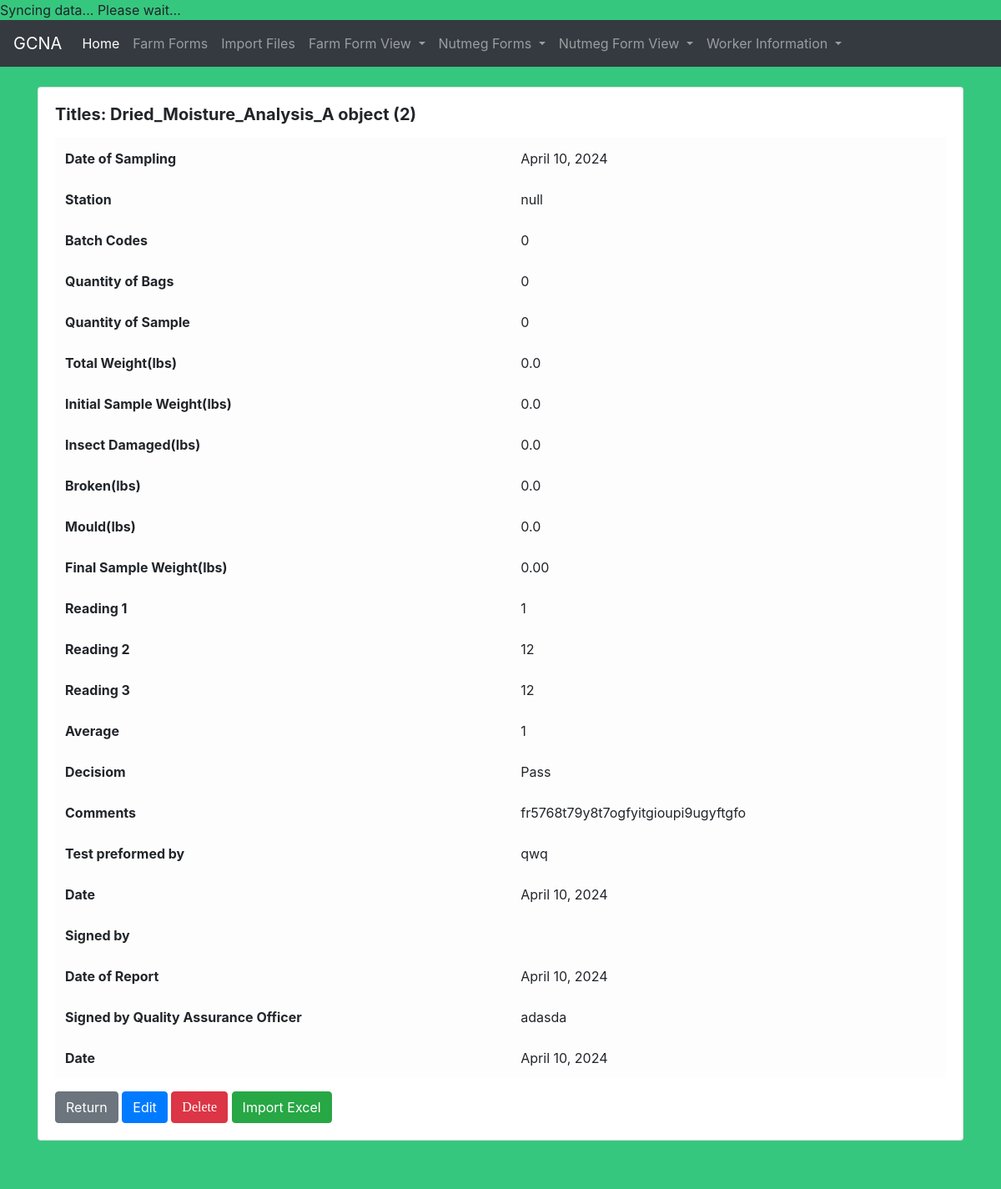
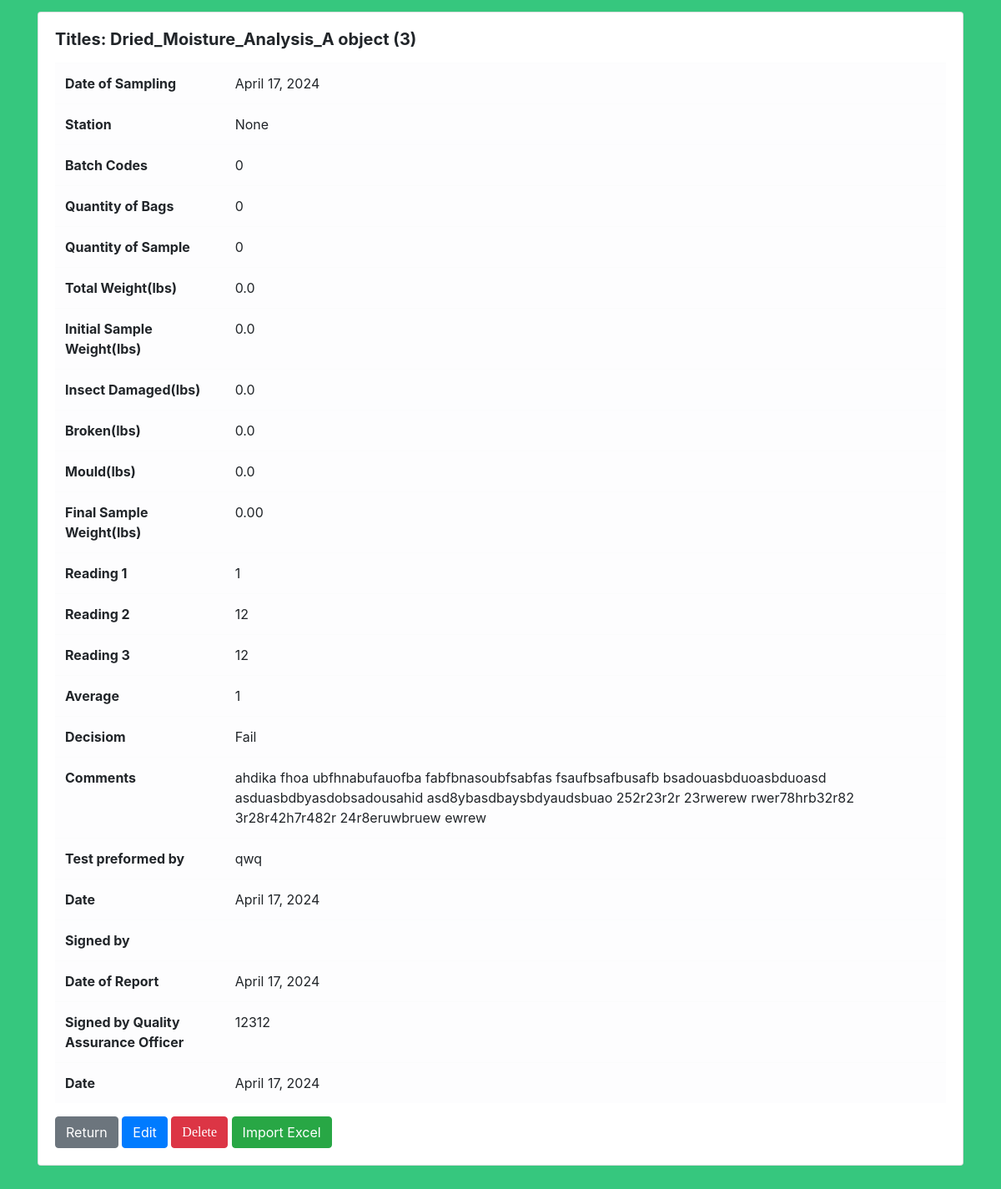
The page /viewDA/ on the database its author committed (2 pictures, top to bottom).
### gcna_data/models.py (models this page shows)
class Dried_Moisture_Analysis_A(models.Model):
    DECISION_MADE = [
        ('', 'What was the decision made?'),
        ('Pass', 'Pass'),
        ('Fail', 'Fail'),
    ]
    Worker_ID_No = models.CharField(max_length=50, null=True,blank=True)
    Worker_ID_Name = models.CharField(max_length=50, null=True,blank=True)
    DATE_CREATED = models.DateField('Date of Sampling',null=True,)
    DATE_OF_SAMPLING = models.DateField('Date of Sampling',null=True,  blank=True)
    STATION= models.CharField(max_length=50, null=True,  blank=True)
    BATCH_CODE= models.CharField(max_length=50, null=True,  blank=True)
    Quantity_of_Bags= models.IntegerField(default= 0,  blank=True)
    Quantity_of_Sample= models.IntegerField(default= 0,  blank=True)
    Total_Weight = models.FloatField(default= 0,  blank=True)
    Initial_Sample_Weight= models.FloatField(default= 0,  blank=True)
    Insect_Damaged = models.FloatField(default= 0,  blank=True)
    Broken= models.FloatField(default= 0,  blank=True)
    Mould= models.FloatField(default= 0,  blank=True)
    Final_Sample_Weight= models.DecimalField(default= 0,decimal_places=2,max_digits= 30,  blank=True)
    READING_1= models.CharField(max_length=50, null=True,  blank=True)
    READING_2= models.CharField(max_length=50, null=True,  blank=True)
    READING_3 = models.CharField(max_length=50, null=True,  blank=True)
    AVERAGE= models.CharField(max_length=50, null=True,  blank=True)
    DECISION = models.CharField(max_length=50,choices=DECISION_MADE,null=True,  blank=True)
    Comments = models.TextField(blank=True)
    TEST_PERFORMED_BY = models.CharField(max_length=50, null=True,  blank=True)
    DATE= models.DateField('Current Date',null=True,  blank=True)
    APPROVED_BY = models.CharField(max_length=50, null=True,  blank=True)
    DATE_OF_REPORT= models.DateField('Date of Report',null=True,  blank=True)
    SIGNED_BY_QUALITY_ASSURANCE_OFFICER = models.CharField(max_length=50, null=True,  blank=True)
    DATE= models.DateField('Current Date',null=True,  blank=True)

### gcna_data/views.py (the view)
# urls.py: path("viewDA/", views.dried_A_Form, name="view_driedA"),
def dried_A_Form(request):
	dried_A_list = Dried_Moisture_Analysis_A.objects.all()
	return render(request,'gcna/view_driedA.html',{'dried_A_list': dried_A_list})

### gcna_data/templates/gcna/view_driedA.html (shortened to what this page needs)
{% extends 'gcna/base.html' %}
{% block content%}
{% for dried in dried_A_list %}
<div class="card">
  <div class="card-body">
    <h5 class="card-title"><strong>Titles: {{ dried }}</strong>
  </h5>
    <p class="card-text">
        <table id="vertical-1" class="table table-hover table-light">
         <tr>
            <th>Date of Sampling</th>
            <td>{{ dried.DATE_OF_SAMPLING }}</td>
        </tr>
        <tr>
            <th>Station</th>
            <td>{{ dried.STATION }}</td>
        </tr>
        <tr>
            <th>Batch Codes</th>
            <td>{{ dried.BATCH_CODE }}</td>
        </tr>
        <tr>
            <th>Quantity of Bags</th>
            <td>{{ dried.Quantity_of_Bags }}</td>
        </tr>
        <tr>
            <th>Quantity of Sample</th>
            <td>{{ dried.Quantity_of_Sample }}</td>
        </tr>
        <tr>
            <th>Total Weight(lbs)</th>
            <td>{{ dried.Total_Weight }}</td>
        </tr>
        <tr>
            <th>Initial Sample Weight(lbs)</th>
            <td>{{ dried.Initial_Sample_Weight }}</td>
        </tr>
        <tr>
            <th>Insect Damaged(lbs)</th>
            <td>{{ dried.Insect_Damaged }}</td>
        </tr>
        <tr>
            <th>Broken(lbs)</th>
            <td>{{ dried.Broken }}</td>
        </tr>
        <tr>
            <th>Mould(lbs)</th>
            <td>{{ dried.Mould }}</td>
        </tr>
        <tr>
            <th>Final Sample Weight(lbs)</th>
            <td>{{ dried.Final_Sample_Weight }}</td>
        </tr>
        <tr>
            <th>Reading 1</th>
            <td>{{ dried.READING_1 }}</td>
        </tr>
        <tr>
            <th>Reading 2</th>
            <td>{{ dried.READING_2 }}</td>
        </tr>
        <tr>
            <th>Reading 3</th>
            <td>{{ dried.READING_3 }}</td>
        </tr>
        <tr>
            <th>Average</th>
            <td>{{ dried.AVERAGE }}</td>
        </tr>
        <tr>
            <th>Decisiom</th>
            <td>{{ dried.DECISION }}</td>
        </tr>
        <tr>
            <th>Comments</th>
            <td>{{ dried.Comments }}</td>
        </tr>
        <tr>
            <th>Test preformed by</th>
            <td>{{ dried.TEST_PERFORMED_BY }}</td>
        </tr>
        <tr>
            <th>Date</th>
            <td>{{ dried.DATE }}</td>
        </tr>
        <tr>
            <th>Signed by</th>
            <td>{{ dried.SIGNED_BY }}</td>
        </tr>
        <tr>
            <th>Date of Report</th>
            <td>{{ dried.DATE_OF_REPORT }}</td>
        </tr>
        <tr>
            <th>Signed by Quality Assurance Officer</th>
            <td>{{ dried.SIGNED_BY_QUALITY_ASSURANCE_OFFICER }}</td>
        </tr>
                <tr>
            <th>Date</th>
            <td>{{ dried.DATE }}</td>
        </tr>
    </table>
                    </p>
            <a href="{% url 'adhome' %}" class="btn btn-secondary">Return</a>
                         <a href="{% url 'edit_dried_A' dried.pk %}" class="btn btn-primary">Edit</a>
     <form action="{% url 'delete_dried_A' dried.pk %}" method="POST" style="display: inline-block;">
        <button type="submit" class="btn btn-danger">Delete</button>
    </form>
    <a href="{% url 'import_data1' %}" class="btn btn-success">Import Excel</a>
 </div>        </div>
<br>
<br>
<br>
{% endfor %}
{% endblock %}

### gcna_data/templates/gcna/base.html (shortened to what this page needs)
{% load static %}
{% load pwa %}
<!doctype html>
<html lang="en">
       <div id="loadingSpinner">Syncing data... Please wait...</div>
    <link rel="stylesheet" href="https://cdn.jsdelivr.net/npm/bootstrap@4.3.1/dist/css/bootstrap.min.css">
     <link rel="stylesheet" href="style.css">
  </head>
  <body style="background-color: rgba(4, 185, 94, 0.8);">
{% include 'gcna/nav.html' %}
<br>
<div class="container">
	{% block content%}
	{% endblock %}
  </div>
  </body>
</html>

### gcna_data/templates/gcna/nav.html (shortened to what this page needs)
<nav class="navbar navbar-expand-lg navbar-dark bg-dark">
  <a class="navbar-brand" href="{% url 'home' %}">GCNA</a>
  <div class="collapse navbar-collapse" id="navbarSupportedContent">
    <ul class="navbar-nav mr-auto">
      <li class="nav-item active">
        <a class="nav-link" href="{% url 'adhome' %}">Home <span class="sr-only">(current)</span></a>
      </li>
      <li class="nav-item">
        <a class="nav-link" href="{% url '0gcna00_1' %}">Farm Forms</a>
      </li>
            <li class="nav-item">
        <a class="nav-link" href="{% url 'import_data' %}">Import Files</a>
      </li>
           <li class="nav-item dropdown">
        <a class="nav-link dropdown-toggle" href="#" id="navbarDropdown" role="button" data-toggle="dropdown" aria-haspopup="true" aria-expanded="false">
         Farm Form View
        </a>
      </li>
      <li class="nav-item dropdown">
        <a class="nav-link dropdown-toggle" href="#" id="navbarDropdown" role="button" data-toggle="dropdown" aria-haspopup="true" aria-expanded="false">
          Nutmeg Forms
        </a>
           <li class="nav-item dropdown">
        <a class="nav-link dropdown-toggle" href="#" id="navbarDropdown" role="button" data-toggle="dropdown" aria-haspopup="true" aria-expanded="false">
         Nutmeg Form View
        </a>
      </li>
           <li class="nav-item dropdown">
        <a class="nav-link dropdown-toggle" href="#" id="navbarDropdown" role="button" data-toggle="dropdown" aria-haspopup="true" aria-expanded="false">
         Worker Information
        </a>
      </li>
    </ul>
  </div>
</nav>

### GCNA/style.css (style rules this page uses)
* { box-sizing: border-box; }
body { background-color: rgba(4, 185, 94, 0.8); }
button { background-color: #00944a; color: #ffffff; border: none; padding: 10px 20px; font-size: 17px; font-family: Raleway; cursor: pointer; }

### rows shown on the page
Dried_Moisture_Analysis_A: id "Dried_Moisture_Analysis_A object (2)", DATE_OF_SAMPLING "April 10, 2024", STATION "null", BATCH_CODE "0", Quantity_of_Bags "0", Quantity_of_Sample "0", Total_Weight "0.0", Initial_Sample_Weight "0.0", Insect_Damaged "0.0", Broken "0.0", Mould "0.0", Final_Sample_Weight "0.00", READING_1 "1", READING_2 "12", READING_3 "12", AVERAGE "1", DECISION "Pass", Comments "fr5768t79y8t7ogfyitgioupi9ugyftgfo", TEST_PERFORMED_BY "qwq", DATE "April 10, 2024", DATE_OF_REPORT "April 10, 2024", SIGNED_BY_QUALITY_ASSURANCE_OFFICER "adasda"
Dried_Moisture_Analysis_A: id "Dried_Moisture_Analysis_A object (3)", DATE_OF_SAMPLING "April 17, 2024", STATION "None", BATCH_CODE "0", Quantity_of_Bags "0", Quantity_of_Sample "0", Total_Weight "0.0", Initial_Sample_Weight "0.0", Insect_Damaged "0.0", Broken "0.0", Mould "0.0", Final_Sample_Weight "0.00", READING_1 "1", READING_2 "12", READING_3 "12", AVERAGE "1", DECISION "Fail", Comments "ahdika fhoa ubfhnabufauofba fabfbnasoubfsabfas fsaufbsafbusafb bsadouasbduoasbduoasd asduasbdbyasdobsadousahid asd8ybasdbaysbdyaudsbuao 252r23r2r 23rwerew rwer78hrb32r82 3r28r42h7r482r 24r8eruwbruew ewrew", TEST_PERFORMED_BY "qwq", DATE "April 17, 2024", DATE_OF_REPORT "April 17, 2024", SIGNED_BY_QUALITY_ASSURANCE_OFFICER "12312"
